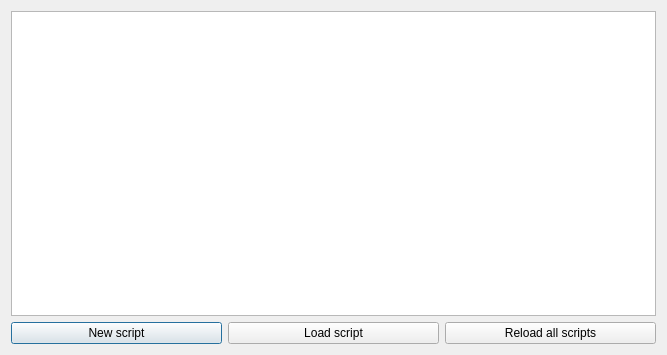
<?xml version="1.0" encoding="UTF-8"?>
<ui version="4.0">
 <class>ScriptingManager</class>
 <widget class="QDialog" name="ScriptingManager">
  <property name="geometry">
   <rect>
    <x>0</x>
    <y>0</y>
    <width>667</width>
    <height>355</height>
   </rect>
  </property>
  <property name="windowTitle">
   <string>Scripting manager</string>
  </property>
  <property name="windowIcon">
   <iconset resource="../embedded.qrc">
    <normaloff>:/icons/img/grumpy_logo.png</normaloff>:/icons/img/grumpy_logo.png</iconset>
  </property>
  <layout class="QVBoxLayout" name="verticalLayout">
   <item>
    <widget class="QTableWidget" name="tableWidget">
     <property name="contextMenuPolicy">
      <enum>Qt::CustomContextMenu</enum>
     </property>
     <property name="editTriggers">
      <set>QAbstractItemView::NoEditTriggers</set>
     </property>
     <property name="showDropIndicator" stdset="0">
      <bool>false</bool>
     </property>
     <property name="dragDropOverwriteMode">
      <bool>false</bool>
     </property>
     <property name="alternatingRowColors">
      <bool>true</bool>
     </property>
     <property name="selectionMode">
      <enum>QAbstractItemView::ExtendedSelection</enum>
     </property>
     <property name="selectionBehavior">
      <enum>QAbstractItemView::SelectRows</enum>
     </property>
    </widget>
   </item>
   <item>
    <layout class="QHBoxLayout" name="horizontalLayout">
     <item>
      <widget class="QPushButton" name="pushScript">
       <property name="text">
        <string>New script</string>
       </property>
      </widget>
     </item>
     <item>
      <widget class="QPushButton" name="bLoad">
       <property name="text">
        <string>Load script</string>
       </property>
      </widget>
     </item>
     <item>
      <widget class="QPushButton" name="bReload">
       <property name="text">
        <string>Reload all scripts</string>
       </property>
      </widget>
     </item>
    </layout>
   </item>
  </layout>
 </widget>
 <resources>
  <include location="../embedded.qrc"/>
 </resources>
 <connections/>
</ui>
